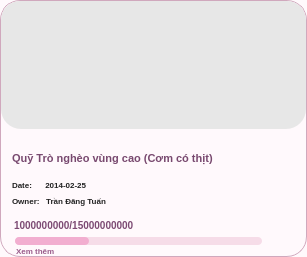
     <widget class="QFrame" name="card7">
      <property name="geometry">
       <rect>
        <x>38</x>
        <y>217</y>
        <width>307</width>
        <height>257</height>
       </rect>
      </property>
      <property name="styleSheet">
       <string notr="true">QFrame{
    background:#FFF9FC;
    border:1px solid #D0A8BD;
    border-radius:20px;
}</string>
      </property>
      <widget class="QLabel" name="card7Image">
       <property name="geometry">
        <rect>
         <x>1</x>
         <y>1</y>
         <width>305</width>
         <height>128</height>
        </rect>
       </property>
       <property name="styleSheet">
        <string notr="true">QLabel{
    border:none;
    border-top-left-radius:19px;
    border-top-right-radius:19px;
    background:#E7E7E7;
}</string>
       </property>
       <property name="pixmap">
        <pixmap>campaign7.png</pixmap>
       </property>
       <property name="scaledContents">
        <bool>true</bool>
       </property>
      </widget>
      <widget class="QLabel" name="card7Title">
       <property name="geometry">
        <rect>
         <x>12</x>
         <y>138</y>
         <width>282</width>
         <height>40</height>
        </rect>
       </property>
       <property name="styleSheet">
        <string notr="true">QLabel{
    color:#78496F;
    font-size:11px;
    font-weight:800;
    background:transparent;
    border:none;
}</string>
       </property>
       <property name="text">
        <string>Quỹ Trò nghèo vùng cao (Cơm có thịt)</string>
       </property>
       <property name="wordWrap">
        <bool>true</bool>
       </property>
      </widget>
      <widget class="QLabel" name="card7Date">
       <property name="geometry">
        <rect>
         <x>12</x>
         <y>177</y>
         <width>145</width>
         <height>16</height>
        </rect>
       </property>
       <property name="styleSheet">
        <string notr="true">QLabel{
    color:#222;
    font-size:8px;
    font-weight:500;
    background:transparent;
    border:none;
}</string>
       </property>
       <property name="text">
        <string>Date:      2014-02-25</string>
       </property>
      </widget>
      <widget class="QLabel" name="card7Owner">
       <property name="geometry">
        <rect>
         <x>12</x>
         <y>193</y>
         <width>160</width>
         <height>16</height>
        </rect>
       </property>
       <property name="styleSheet">
        <string notr="true">QLabel{
    color:#222;
    font-size:8px;
    font-weight:500;
    background:transparent;
    border:none;
}</string>
       </property>
       <property name="text">
        <string>Owner:   Trần Đăng Tuấn</string>
       </property>
      </widget>
      <widget class="QLabel" name="card7Money">
       <property name="geometry">
        <rect>
         <x>14</x>
         <y>215</y>
         <width>210</width>
         <height>20</height>
        </rect>
       </property>
       <property name="styleSheet">
        <string notr="true">QLabel{
    color:#7C4A73;
    font-size:10px;
    font-weight:900;
    background:transparent;
    border:none;
}</string>
       </property>
       <property name="text">
        <string>1000000000/15000000000</string>
       </property>
      </widget>
      <widget class="QProgressBar" name="card7Progress">
       <property name="geometry">
        <rect>
         <x>15</x>
         <y>237</y>
         <width>247</width>
         <height>8</height>
        </rect>
       </property>
       <property name="styleSheet">
        <string notr="true">QProgressBar{
    background:#F6DCE8;
    border:none;
    border-radius:4px;
}
QProgressBar::chunk{
    background:#F2AED0;
    border-radius:4px;
}</string>
       </property>
       <property name="value">
        <number>30</number>
       </property>
       <property name="textVisible">
        <bool>false</bool>
       </property>
      </widget>
      <widget class="QLabel" name="card7More">
       <property name="geometry">
        <rect>
         <x>16</x>
         <y>243</y>
         <width>80</width>
         <height>16</height>
        </rect>
       </property>
       <property name="styleSheet">
        <string notr="true">QLabel{
    color:#9A5C8B;
    font-size:8px;
    font-weight:700;
    background:transparent;
    border:none;
}</string>
       </property>
       <property name="text">
        <string>Xem thêm</string>
       </property>
      </widget>
     </widget>
